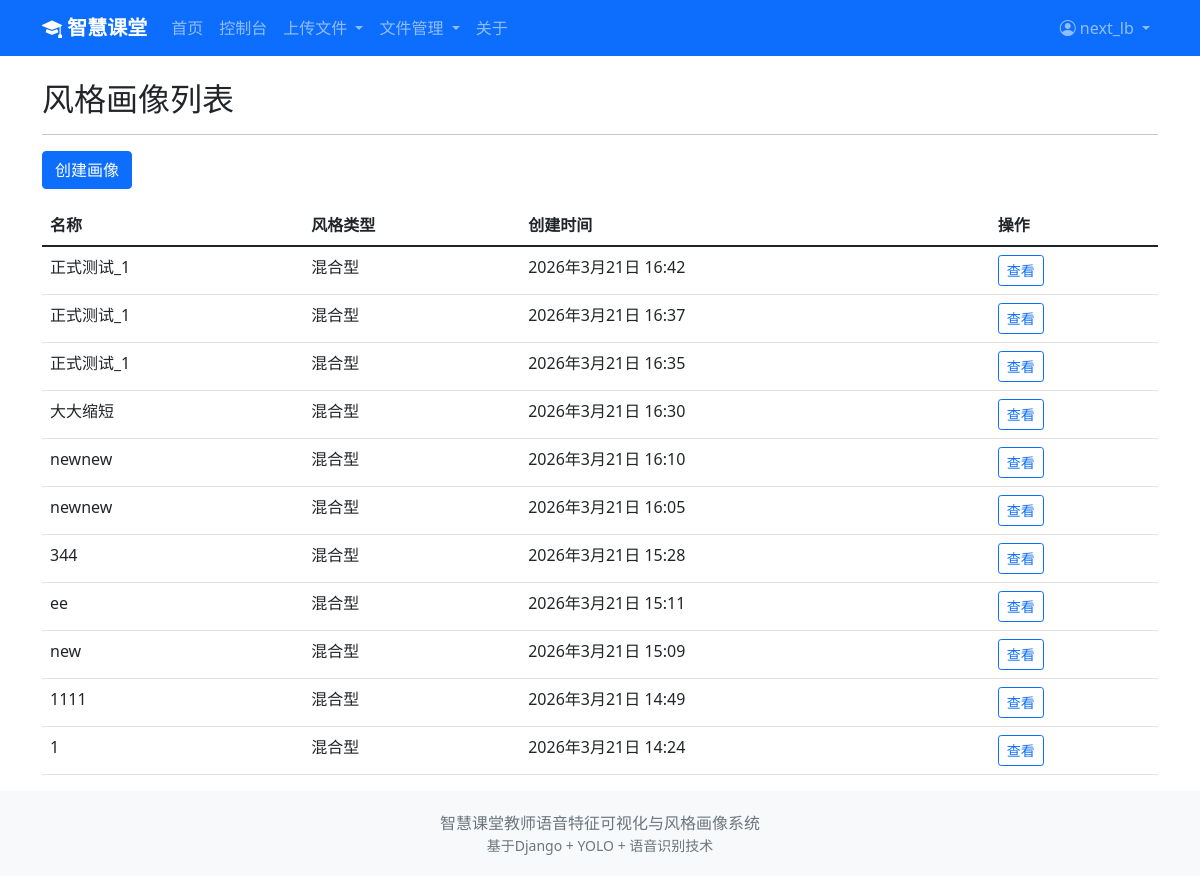
The app's page /analysis/profile/list/ (signed in) with its own data.
### analysis/models.py (models this page shows, shortened)
class TeacherStyleProfile(models.Model):
    STYLE_TYPE_CHOICES = [
        ('active_interactive', '活跃互动型'),
        ('calm_lecture', '沉稳讲授型'),
        ('walking_guide', '走动引导型'),
        ('mixed', '混合型'),
    ]
    user = models.ForeignKey(User, on_delete=models.CASCADE, related_name='style_profiles', verbose_name='所属用户')
    name = models.CharField(max_length=100, verbose_name='画像名称')
    audio_result = models.ForeignKey(AudioAnalysisResult, on_delete=models.SET_NULL, null=True, blank=True, related_name='profile', verbose_name='语音分析结果')
    video_result = models.ForeignKey(VideoAnalysisResult, on_delete=models.SET_NULL, null=True, blank=True, related_name='profile', verbose_name='视频分析结果')
    style_type = models.CharField(max_length=50, choices=STYLE_TYPE_CHOICES, default='mixed', verbose_name='风格类型')
    style_tags = models.JSONField(default=list, verbose_name='风格标签列表')
    feature_vector = models.JSONField(default=dict, verbose_name='融合特征向量')
    radar_data = models.JSONField(default=dict, verbose_name='雷达图数据')
    timeline_data = models.JSONField(default=dict, verbose_name='时序图数据')
    profile_image_url = models.URLField(null=True, blank=True, verbose_name='风格画像图片URL')
    created_at = models.DateTimeField(auto_now_add=True, verbose_name='创建时间')
    updated_at = models.DateTimeField(auto_now=True, verbose_name='更新时间')
    class Meta:
        db_table = 'teacher_style_profile'
        verbose_name = '教师风格画像'
        verbose_name_plural = '教师风格画像'
        ordering = ['-created_at']

### analysis/views.py (the view)
# urls.py: path('profile/list/', views.profile_list, name='profile_list'),
@login_required
def profile_list(request):
    profiles = TeacherStyleProfile.objects.filter(user=request.user).order_by('-created_at')
    paginator = Paginator(profiles, 10)
    page_number = request.GET.get('page')
    page_obj = paginator.get_page(page_number)
    return render(request, 'analysis/profile_list.html', {
        'page_obj': page_obj,
        'profiles': profiles
    })

### templates/analysis/profile_list.html (shortened to what this page needs)
{% extends 'base.html' %}
{% block content %}
<h2>风格画像列表</h2>
<hr>
<a href="{% url 'analysis:create_profile' %}" class="btn btn-primary mb-3">创建画像</a>
<table class="table table-hover">
    <thead><tr><th>名称</th><th>风格类型</th><th>创建时间</th><th>操作</th></tr></thead>
    <tbody>
        {% for profile in profiles %}
        <tr><td>{{ profile.name }}</td><td>{{ profile.get_style_type_display }}</td><td>{{ profile.created_at }}</td><td><a href="{% url 'analysis:profile_detail' profile.id %}" class="btn btn-sm btn-outline-primary">查看</a></td></tr>
        {% empty %}
        <tr><td colspan="4" class="text-center text-muted">暂无画像</td></tr>
        {% endfor %}
    </tbody>
</table>
{% endblock %}

### templates/base.html (shortened to what this page needs)
<!DOCTYPE html>
<html lang="zh-CN">
<head>
    <link href="https://cdn.jsdelivr.net/npm/bootstrap@5.1.3/dist/css/bootstrap.min.css" rel="stylesheet">
    <link rel="stylesheet" href="https://cdn.jsdelivr.net/npm/bootstrap-icons@1.8.1/font/bootstrap-icons.css">
</head>
<body>
    <nav class="navbar navbar-expand-lg navbar-dark bg-primary">
        <div class="container">
            <a class="navbar-brand" href="{% url 'home' %}">
                <i class="bi bi-mortarboard-fill"></i> 智慧课堂
            </a>
            <div class="collapse navbar-collapse" id="navbarNav">
                <ul class="navbar-nav me-auto">
                    <li class="nav-item">
                        <a class="nav-link" href="{% url 'home' %}">首页</a>
                    </li>
                    {% if user.is_authenticated %}
                    <li class="nav-item">
                        <a class="nav-link" href="{% url 'dashboard' %}">控制台</a>
                    </li>
                    <li class="nav-item dropdown">
                        <a class="nav-link dropdown-toggle" href="#" id="uploadDropdown" role="button" data-bs-toggle="dropdown">
                            上传文件
                        </a>
                    </li>
                    <li class="nav-item dropdown">
                        <a class="nav-link dropdown-toggle" href="#" id="fileDropdown" role="button" data-bs-toggle="dropdown">
                            文件管理
                        </a>
                    </li>
                    {% endif %}
                    <li class="nav-item">
                        <a class="nav-link" href="{% url 'about' %}">关于</a>
                    </li>
                </ul>
                <ul class="navbar-nav">
                    {% if user.is_authenticated %}
                    <li class="nav-item dropdown">
                        <a class="nav-link dropdown-toggle" href="#" id="userDropdown" role="button" data-bs-toggle="dropdown">
                            <i class="bi bi-person-circle"></i> {{ user.username }}
                        </a>
                    </li>
                    {% endif %}
                </ul>
            </div>
        </div>
    </nav>
    <main>
        <div class="container mt-4">
            {% block content %}{% endblock %}
        </div>
    </main>
    <footer>
        <div class="container text-center">
            <p class="text-muted mb-0">智慧课堂教师语音特征可视化与风格画像系统</p>
            <p class="text-muted small mb-0">基于Django + YOLO + 语音识别技术</p>
        </div>
    </footer>
</body>
</html>

### templates/base.html (style rules this page uses)
body { min-height: 100vh; display: flex; flex-direction: column; }
.navbar-brand { font-weight: bold; }
main { flex: 1; }
footer { background-color: #f8f9fa; padding: 20px 0; }

### records on screen
TeacherStyleProfile: name "正式测试_1", style_type "混合型", created_at "2026年3月21日 16:42"
TeacherStyleProfile: name "正式测试_1", style_type "混合型", created_at "2026年3月21日 16:37"
TeacherStyleProfile: name "正式测试_1", style_type "混合型", created_at "2026年3月21日 16:35"
TeacherStyleProfile: name "大大缩短", style_type "混合型", created_at "2026年3月21日 16:30"
TeacherStyleProfile: name "newnew", style_type "混合型", created_at "2026年3月21日 16:10"
TeacherStyleProfile: name "newnew", style_type "混合型", created_at "2026年3月21日 16:05"
TeacherStyleProfile: name "344", style_type "混合型", created_at "2026年3月21日 15:28"
TeacherStyleProfile: name "ee", style_type "混合型", created_at "2026年3月21日 15:11"
TeacherStyleProfile: name "new", style_type "混合型", created_at "2026年3月21日 15:09"
TeacherStyleProfile: name "1111", style_type "混合型", created_at "2026年3月21日 14:49"
TeacherStyleProfile: name "1", style_type "混合型", created_at "2026年3月21日 14:24"

### other values on screen
{{ user.username }} "next_lb"
